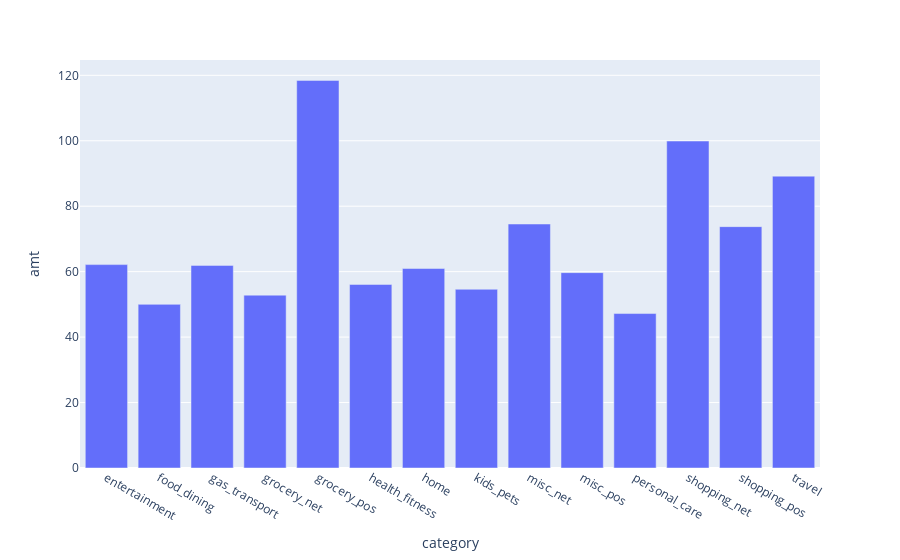

Notebook source saved alongside this figure:
### Code cell
fig = px.bar(amt_category, x = 'category', y = 'amt')

fig.show()

### Figure 1 — Plotly figure (JSON) as saved in the notebook; plotly's stock layout.template omitted (floating-point values rounded to 4 significant figures)
{"data": [{"alignmentgroup": "True", "hovertemplate": "category=%{x}<br>amt=%{y}<extra></extra>", "legendgroup": "", "marker": {"color": "#636efa", "pattern": {"shape": ""}}, "name": "", "offsetgroup": "", "orientation": "v", "showlegend": false, "textposition": "auto", "type": "bar", "x": ["entertainment", "food_dining", "gas_transport", "grocery_net", "grocery_pos", "health_fitness", "home", "kids_pets", "misc_net", "misc_pos", "personal_care", "shopping_net", "shopping_pos", "travel"], "xaxis": "x", "y": [62.15, 50.0, 61.92, 52.82, 118.4, 56.09, 60.96, 54.62, 74.56, 59.7, 47.19, 99.91, 73.76, 89.19], "yaxis": "y"}], "layout": {"barmode": "relative", "legend": {"tracegroupgap": 0}, "margin": {"t": 60}, "xaxis": {"anchor": "y", "domain": [0, 1], "title": {"text": "category"}}, "yaxis": {"anchor": "x", "domain": [0, 1], "title": {"text": "amt"}}}}
